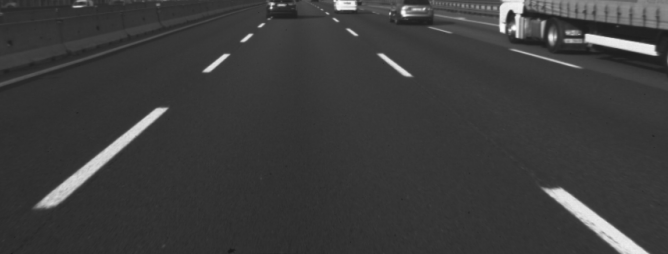
#> input picture lane.png, 668 x 254 px
$ jupyter execute DucThinh_Program.ipynb
#> lines starting #> are read from the running program, lines starting #| are printed output that depends on the picture
[cell 1]
import cv2
import numpy as np
# import numpy as np
import matplotlib.pyplot as plt
import random
from numpy import ones,vstack
from numpy.linalg import lstsq

# Convolution kernel

[cell 2]
def convolution(img, kernel):
    #define the image, and kernel height and width
    img_h, img_w = img.shape
    kernel_h, kernel_w = kernel.shape
    pad_h = int((kernel_h - 1) / 2)
    pad_w = int((kernel_w - 1) / 2)
    #define the output image
    img_output = np.zeros(img.shape)

    #padded_img is the image which have the shape of image + 1
    padded_img = np.zeros((img_h + (2 * pad_h), img_w + (2 * pad_w)))
    padded_img[pad_h:padded_img.shape[0] - pad_h, pad_w:padded_img.shape[1] - pad_w] = img

    #Two for loops to convolve the image
    for i in range(img_h):
        for j in range(img_w):
            img_output[i, j] = np.sum(kernel * padded_img[i:i + kernel_h, j:j + kernel_w])

    return img_output

# Sobel edge detection

[cell 3]
def sobel_edge_detection(image):
    filterX = np.array([[-1, 0, 1], [-2, 0, 2], [-1, 0, 1]])
    filterY = np.array([[1, 2, 1], [0, 0, 0], [-1, -2, -1]])
    ##Horizontal
    Gx = convolution(image, filterX)
    plt.imshow(Gx, cmap='gray')
    plt.title("Horizontal")
    plt.show()
    ##Vertical
    Gy = convolution(image, filterY)
    plt.imshow(Gy, cmap='gray')
    plt.title("Vertical")
    plt.show()
    ##Gradient
    G = np.sqrt(np.square(Gx) + np.square(Gy))
    ##Normalize G betwen 0 and 255
    G *= 255.0 / G.max()
    plt.imshow(G, cmap='gray')
    plt.title("Gradient")
    plt.show()
    return G
## Run to see the output
image = cv2.imread('lane.png')
#> image is the input picture: shape (254, 668, 3); min 26, max 253, mean 60.5
image = cv2.cvtColor(image, cv2.COLOR_BGR2GRAY)
#> image: shape (254, 668)
output = sobel_edge_detection(image)
#> in convolution, `padded_img[pad_h:padded_img.shape[0] - pad_h, pad_w:padded_img.shape[1..`:
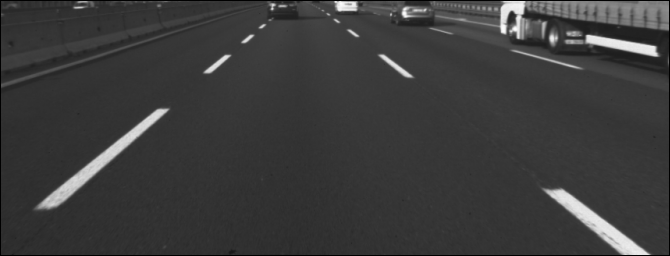
#> padded_img: shape (256, 670) float64; min 0, max 253, mean 59.9
#> after the loop in convolution, `for i in range(img_h):`:
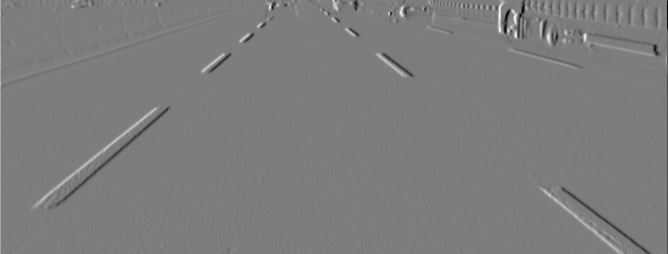
#> img_output: shape (254, 668) float64; min -575, max 596, mean 0.1; drawn with min black and max white
#> after the loop in convolution (call 2), `for i in range(img_h):`:
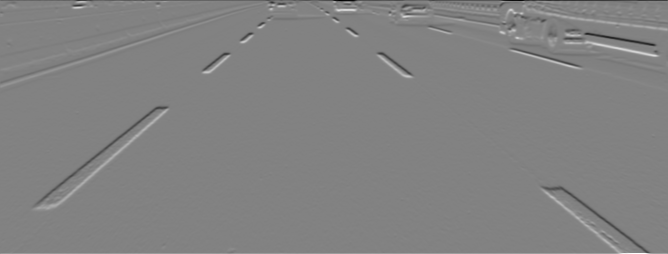
#> img_output: shape (254, 668) float64; min -971, max 931, mean 0.5; drawn with min black and max white
#> in sobel_edge_detection, `G = np.sqrt(np.square(Gx) + np.square(Gy))`:
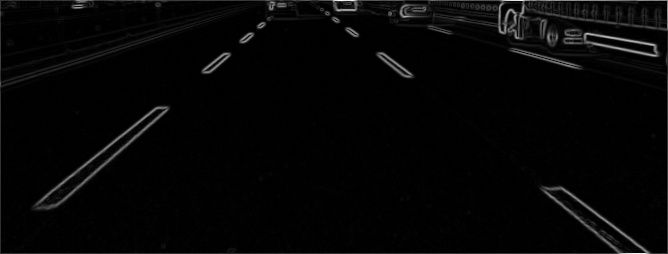
#> G: shape (254, 668) float64; min 0, max 974.5, mean 24.2; drawn with min black and max white

# Threshold function

[cell 4]
def threshold(image, value):
    output = np.zeros(image.shape)
    #find the pixel location which greater, and smaller to the threshold value
    strong_r, strong_c = np.where(image >= value)
    weak_r, weak_c = np.where(image < value)
    #Replace it by 255, and 0, respectively
    output[strong_r, strong_c] = 255
    output[weak_r, weak_c] = 0
    return output
output_official = threshold(output, 50)
#> in threshold, `strong_r, strong_c = np.where(image >= value)`: strong_r = 6026 values from 0 to 253; strong_c = 6026 values, max 667 at index 609, min 0 at index 0, mean 408.3
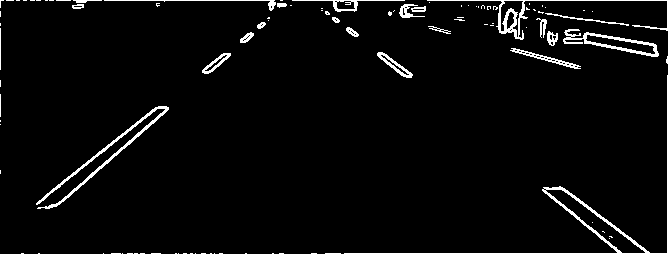
#> output_official: shape (254, 668) float64; 3.6% white in thin lines or dots
plt.imshow(output_official, cmap='gray')
plt.title("Threshold")
plt.show()

# Processing data and Function to apply RANSAC algorithm

[cell 5]
def processing_data():
    #Increase the threshold for more accuracy in RANSAC
    output_new = threshold(output, 110)
    #Transform image to xy cartesian coordinate
    b = output_new.flatten()
    y,x = np.indices(output_new.shape).reshape(-1,len(b))
    #Remove 0
    y,x = np.where(output_new)#remove if a[i][j] = 0
    #Remove 0
    x = x[np.where(y)] #Remove if y[i] = 0
    y = y[np.where(y)] #Remove if y[i] = 0
    #Concatenate x, and y
    xy = np.concatenate((x.reshape(-1,1), y.reshape(-1,1)), axis=1)
    #Save the initial
    xy_initial = xy.copy()
    return xy, xy_initial

[cell 6]
def change_to_list(data):
    # b is z coordinates, put it equal to 1
    # because x' = x/z , y' = y/z
    b = np.ones((data[:,0:1].shape[0], 1))
    # Stack z to the x,y to become array[x,y,z]
    a = np.hstack((data[:,0:1], data[:,1:2], b))
    # Transform array to list to use random.sample
    a = list(a)
    return a

[cell 7]
def remove_line(data, a):
    k=[]
    for j in range(0,data.shape[0]):
        #dot product < (a+b)*epsilon with a,b is in this eqn: ax + by + c = 0
        if abs(np.dot(line, a[j].reshape(-1,1))) < abs((line[0]+line[1]))*6:
            k.append(j)
    data = np.delete(data, k, axis=0)
    return data

[cell 8]
def line_equation(u):
    #Calculate the equation y = ax + b
    #u[0][0:2], u[1][0:2] are the 2 points from RANSAC
    points = [u[0][0:2],u[1][0:2]]
    x_coords, y_coords = zip(*points)
    A = vstack([x_coords,ones(len(x_coords))]).T
    m, c = lstsq(A, y_coords)[0]
    return m,c

[cell 9]
def draw_line(m, c):
    xcoor = np.linspace(0,668,669)
    ycoor = m*xcoor+c
    axes = plt.gca()
    # Set x, and y limit
    axes.set_xlim([0,668])
    axes.set_ylim([0,254])
    axes.invert_yaxis()
    plt.plot(xcoor,ycoor, '-r')
    # Save Figure after RANSAC to open together
    plt.savefig(f'detection_{i}.png')

[cell 10]
def show_4_image():
    from pylab import rcParams
    # Read the figure
    z1 = cv2.imread('detection_1.png')
    z2 = cv2.imread('detection_2.png')
    z3 = cv2.imread('detection_3.png')
    z4 = cv2.imread('detection_4.png')
    # Reorder the RGB sinc OpenCV read it as BGR
    b,g,r = cv2.split(z1)
    rgb_img1 = cv2.merge([r,g,b])
    b,g,r = cv2.split(z2)
    rgb_img2 = cv2.merge([r,g,b])
    b,g,r = cv2.split(z3)
    rgb_img3 = cv2.merge([r,g,b])
    b,g,r = cv2.split(z4)
    rgb_img4 = cv2.merge([r,g,b])
    plt.figure()
    rcParams['figure.figsize'] = 20, 20
    #subplot(r,c) provide the no. of rows and columns
    f, axarr = plt.subplots(4,1) #4 row, 1 columns
    # use the created array to output your multiple images.
    # In this case I have stacked 4 images vertically
    axarr[0].imshow(rgb_img1)
    axarr[1].imshow(rgb_img2)
    axarr[2].imshow(rgb_img3)
    axarr[3].imshow(rgb_img4)

# RANSAC ALGORITHM

[cell 11]
def ransac(xys, iter):
    max = 0
    for i in range(iter):
        # random 2 points in the image data point
        c = random.sample(a, 2)
        # if function to prevent the condition described in the report
        if c[0][1] != c[1][1] and c[0][1]> 80 and c[1][1]> 80:
            # compute the line between these two points by the cross product
            l = np.cross(c[0], c[1])
            count = 0
            # looping all the data in the image data point
            for j in a:
                # compute the dot product of each point to the line
                check = np.dot(l, np.array(j).reshape(-1,1))
                # check if it equal to 0 or not
                # better == 0, or < 1e - 6
                if abs(check) == 0:
                    count += 1
            if max < count:
                max = count
                c_out = c
                line = l
    # return the best line and these 2 points
    return c_out, line

[cell 12]
xy, xy_initial = processing_data()
#> in processing_data, `output_new = threshold(output, 110)`:
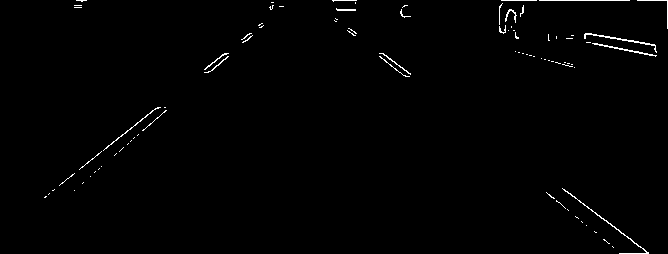
#> output_new: shape (254, 668) float64; 0.87% white in thin lines or dots
#> in processing_data, `y,x = np.where(output_new)#remove if a[i][j] = 0`: y = 1484 values from 0 to 253; x = 1484 values, max 667 at index 193, min 44 at index 1292, mean 446.1
#> in processing_data, `x = x[np.where(y)]`: x = 1290 values, max 667 at index 3, min 44 at index 1098, mean 434.5
#> in processing_data, `y = y[np.where(y)]`: y = 1290 values from 1 to 253
#> in processing_data, `xy = np.concatenate((x.reshape(-1,1), y.reshape(-1,1)), axis=1)`: xy = 1290 pairs, first value 44 to 667, second value 1 to 253
#> in processing_data, `xy_initial = xy.copy()`: xy_initial has the same summary as xy
#> xy_initial has the same summary as xy in processing_data
xy = xy_initial # keep this one to run again
for i in range(1,5):
    a = change_to_list(xy)
    u , line = ransac(a, 1000)
    plt.imshow(output_official, cmap='gray')
    # get the line equation
    m,c = line_equation(u)
    # draw line in the image, and save image
    draw_line(m, c)
    # remove the point which in the line to extract another line
    xy = remove_line(xy, a)
#> this loop made 4 passes
#> (u, line, points in line_equation, x_coords in line_equation, y_coords in line_equation, A in line_equation, m, c) on passes 1, 3, 4: ([[595, 213, 1], [635, 243, 1]], [-30, 40, 9330], [[595, 213], [635, 243]], (595, 635), (213, 243), [[595, 1], [635, 1]], 0.75, -233.2), ([[148, 125, 1], [149, 124, 1]], [1, 1, -273], [[148, 125], [149, 124]], (148, 149), (125, 124), [[148, 1], [149, 1]], -1, 273), ([[546, 192, 1], [556, 200, 1]], [-8, 10, 2448], [[546, 192], [556, 200]], (546, 556), (192, 200), [[546, 1], [556, 1]], 0.8, -244.8)
#> (u, line, points in line_equation, x_coords in line_equation, A in line_equation, m, c) on pass 2: ([[149, 113, 1], [129, 129, 1]], [-16, -20, 4644], [[149, 113], [129, 129]], (149, 129), [[149, 1], [129, 1]], -0.8, 232.2)
#> pass 1, in draw_line, `plt.savefig(f'detection_{i}.png')`:
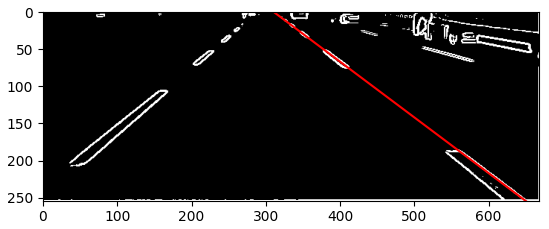
#> figure drawn by matplotlib, 1 panel
#> after the loop, xy = 684 pairs, first value 74 to 667, second value 1 to 253
show_4_image()
#> in show_4_image, `z1 = cv2.imread('detection_1.png')`:
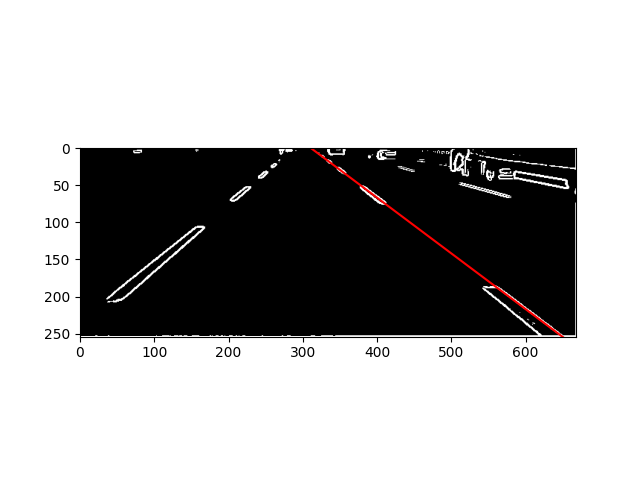
#> z1: shape (480, 640, 3); mean B, G, R 178.3, 178.3, 178.9
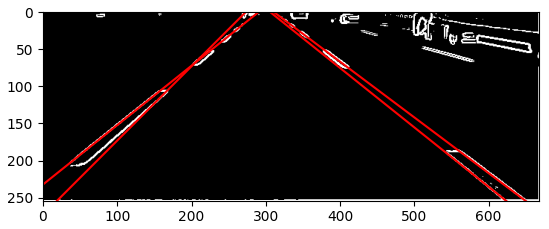
#> figure drawn by matplotlib, 1 panel
